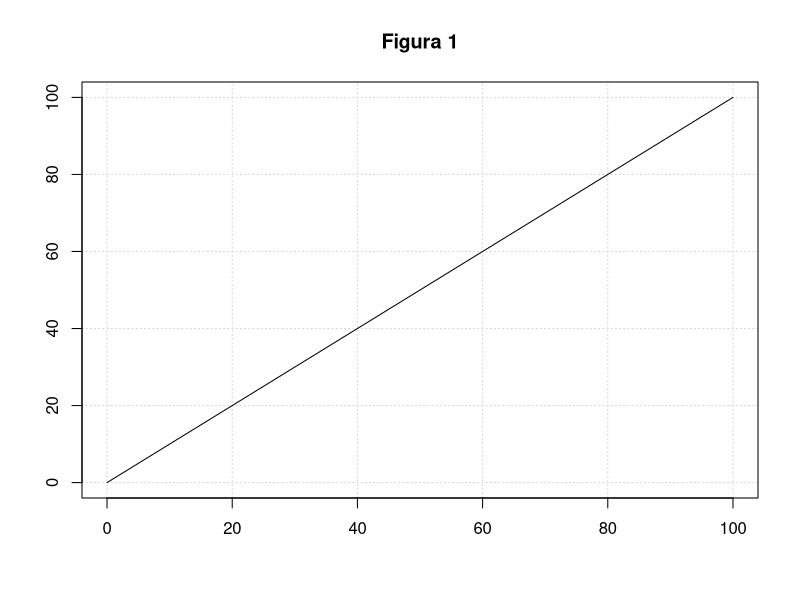
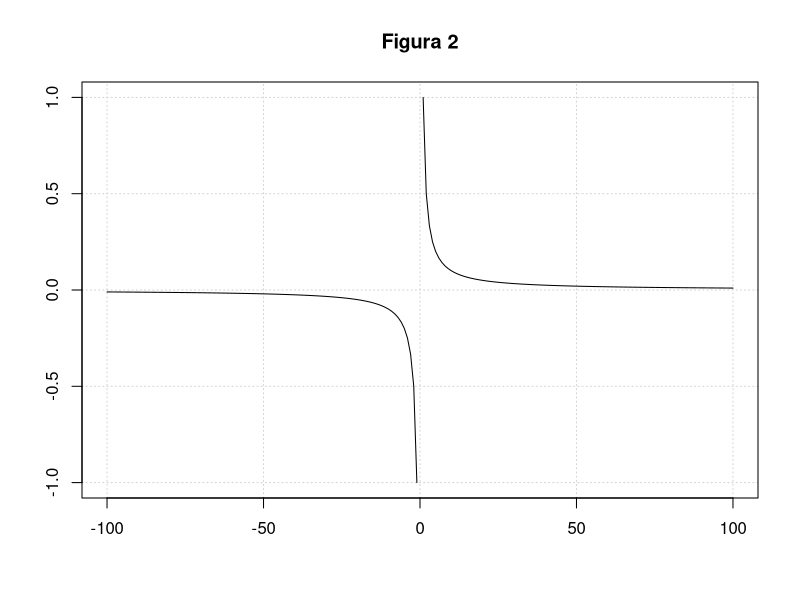

Recreate these plots in R, in order.
## ---- chunk 1
x<- c(0:100)
y<- c(0:100)
plot(x,y,xlab='', ylab='', main='Figura 1', type='l',pch = 19, panel.first = grid())
## ---- chunk 2
x<- c(-100:100)
y<- 1/x
plot(x,y,xlab='', ylab='', main='Figura 2', type='l',pch = 19, panel.first = grid())
